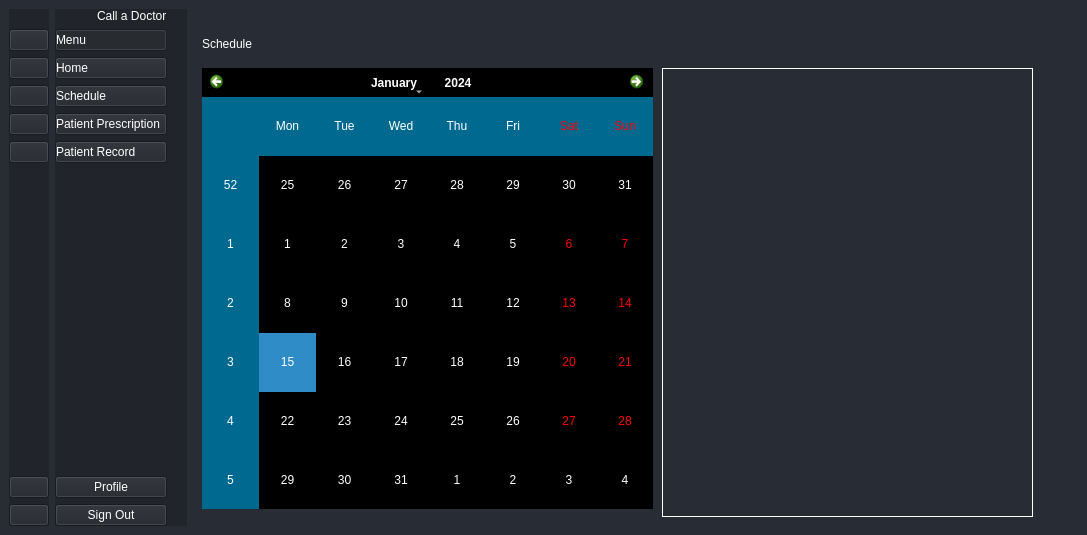
<?xml version="1.0" encoding="UTF-8"?>
<ui version="4.0">
 <class>MainWindow</class>
 <widget class="QMainWindow" name="MainWindow">
  <property name="geometry">
   <rect>
    <x>0</x>
    <y>0</y>
    <width>1087</width>
    <height>535</height>
   </rect>
  </property>
  <property name="windowTitle">
   <string>MainWindow</string>
  </property>
  <property name="styleSheet">
   <string notr="true">background-color: rgb(40, 44, 52);</string>
  </property>
  <widget class="QWidget" name="centralwidget">
   <layout class="QGridLayout" name="gridLayout">
    <item row="0" column="0">
     <widget class="QWidget" name="Menu" native="true">
      <property name="styleSheet">
       <string notr="true">background-color: rgb(33, 37, 43);</string>
      </property>
      <layout class="QVBoxLayout" name="verticalLayout_6">
       <property name="leftMargin">
        <number>0</number>
       </property>
       <property name="topMargin">
        <number>0</number>
       </property>
       <property name="rightMargin">
        <number>0</number>
       </property>
       <property name="bottomMargin">
        <number>0</number>
       </property>
       <item>
        <layout class="QHBoxLayout" name="horizontalLayout_2">
         <item>
          <widget class="QLabel" name="label">
           <property name="text">
            <string/>
           </property>
           <property name="pixmap">
            <pixmap resource="resources.qrc">:/images/images/images/doctor.png</pixmap>
           </property>
          </widget>
         </item>
        </layout>
       </item>
       <item>
        <layout class="QVBoxLayout" name="verticalLayout">
         <item>
          <widget class="QPushButton" name="menu_btn_1">
           <property name="cursor">
            <cursorShape>PointingHandCursor</cursorShape>
           </property>
           <property name="styleSheet">
            <string notr="true">image: url(:/icons/images/icons/cil-menu.png);</string>
           </property>
           <property name="text">
            <string/>
           </property>
           <property name="checkable">
            <bool>true</bool>
           </property>
           <property name="checked">
            <bool>false</bool>
           </property>
           <property name="autoExclusive">
            <bool>true</bool>
           </property>
          </widget>
         </item>
         <item>
          <widget class="QPushButton" name="home_btn_1">
           <property name="cursor">
            <cursorShape>PointingHandCursor</cursorShape>
           </property>
           <property name="styleSheet">
            <string notr="true">image: url(:/icons/images/icons/cil-home.png);</string>
           </property>
           <property name="text">
            <string/>
           </property>
           <property name="checkable">
            <bool>true</bool>
           </property>
          </widget>
         </item>
         <item>
          <widget class="QPushButton" name="schedule_btn_1">
           <property name="cursor">
            <cursorShape>PointingHandCursor</cursorShape>
           </property>
           <property name="styleSheet">
            <string notr="true">image: url(:/icons/images/icons/cil-calendar-check.png);</string>
           </property>
           <property name="text">
            <string/>
           </property>
           <property name="checkable">
            <bool>true</bool>
           </property>
          </widget>
         </item>
         <item>
          <widget class="QPushButton" name="patientPrescription_btn_1">
           <property name="cursor">
            <cursorShape>PointingHandCursor</cursorShape>
           </property>
           <property name="styleSheet">
            <string notr="true">image: url(:/icons/images/icons/cil-clipboard.png);</string>
           </property>
           <property name="text">
            <string/>
           </property>
           <property name="checkable">
            <bool>true</bool>
           </property>
          </widget>
         </item>
         <item>
          <widget class="QPushButton" name="patientRecord_btn_1">
           <property name="cursor">
            <cursorShape>PointingHandCursor</cursorShape>
           </property>
           <property name="styleSheet">
            <string notr="true">image: url(:/icons/images/icons/cil-magnifying-glass.png);</string>
           </property>
           <property name="text">
            <string/>
           </property>
           <property name="checkable">
            <bool>true</bool>
           </property>
          </widget>
         </item>
        </layout>
       </item>
       <item>
        <spacer name="verticalSpacer">
         <property name="orientation">
          <enum>Qt::Vertical</enum>
         </property>
         <property name="sizeHint" stdset="0">
          <size>
           <width>20</width>
           <height>249</height>
          </size>
         </property>
        </spacer>
       </item>
       <item>
        <layout class="QVBoxLayout" name="verticalLayout_4">
         <item>
          <widget class="QPushButton" name="profile_btn_1">
           <property name="cursor">
            <cursorShape>PointingHandCursor</cursorShape>
           </property>
           <property name="styleSheet">
            <string notr="true">image: url(:/icons/images/icons/cil-user.png);</string>
           </property>
           <property name="text">
            <string/>
           </property>
           <property name="checkable">
            <bool>true</bool>
           </property>
          </widget>
         </item>
         <item>
          <widget class="QPushButton" name="logout_btn_1">
           <property name="cursor">
            <cursorShape>PointingHandCursor</cursorShape>
           </property>
           <property name="styleSheet">
            <string notr="true">image: url(:/images/images/images/logout.png);</string>
           </property>
           <property name="text">
            <string/>
           </property>
           <property name="checkable">
            <bool>true</bool>
           </property>
          </widget>
         </item>
        </layout>
       </item>
      </layout>
     </widget>
    </item>
    <item row="0" column="1">
     <widget class="QWidget" name="Menu_extend" native="true">
      <property name="enabled">
       <bool>true</bool>
      </property>
      <property name="styleSheet">
       <string notr="true">background-color: rgb(33, 37, 43);</string>
      </property>
      <layout class="QVBoxLayout" name="verticalLayout_7">
       <property name="leftMargin">
        <number>0</number>
       </property>
       <property name="topMargin">
        <number>0</number>
       </property>
       <property name="rightMargin">
        <number>20</number>
       </property>
       <property name="bottomMargin">
        <number>0</number>
       </property>
       <item>
        <layout class="QHBoxLayout" name="horizontalLayout">
         <item>
          <widget class="QLabel" name="label_2">
           <property name="styleSheet">
            <string notr="true"/>
           </property>
           <property name="text">
            <string/>
           </property>
           <property name="pixmap">
            <pixmap resource="resources.qrc">:/images/images/images/doctor.png</pixmap>
           </property>
          </widget>
         </item>
         <item>
          <widget class="QLabel" name="label_3">
           <property name="styleSheet">
            <string notr="true">color: rgb(255, 255, 255);</string>
           </property>
           <property name="text">
            <string>Call a Doctor</string>
           </property>
          </widget>
         </item>
        </layout>
       </item>
       <item>
        <layout class="QVBoxLayout" name="verticalLayout_2">
         <item>
          <widget class="QPushButton" name="Menu_btn_2">
           <property name="cursor">
            <cursorShape>PointingHandCursor</cursorShape>
           </property>
           <property name="styleSheet">
            <string notr="true">color: rgb(255, 255, 255);
text-align: left;</string>
           </property>
           <property name="text">
            <string>Menu</string>
           </property>
           <property name="icon">
            <iconset resource="resources.qrc">
             <normaloff>:/icons/images/icons/cil-menu.png</normaloff>:/icons/images/icons/cil-menu.png</iconset>
           </property>
           <property name="checkable">
            <bool>true</bool>
           </property>
           <property name="checked">
            <bool>true</bool>
           </property>
           <property name="autoRepeat">
            <bool>false</bool>
           </property>
           <property name="autoExclusive">
            <bool>true</bool>
           </property>
          </widget>
         </item>
         <item>
          <widget class="QPushButton" name="home_btn_2">
           <property name="cursor">
            <cursorShape>PointingHandCursor</cursorShape>
           </property>
           <property name="styleSheet">
            <string notr="true">text-align: left;
color: rgb(255, 255, 255);</string>
           </property>
           <property name="text">
            <string>Home</string>
           </property>
           <property name="icon">
            <iconset resource="resources.qrc">
             <normaloff>:/icons/images/icons/cil-home.png</normaloff>:/icons/images/icons/cil-home.png</iconset>
           </property>
           <property name="checkable">
            <bool>true</bool>
           </property>
          </widget>
         </item>
         <item>
          <widget class="QPushButton" name="schedule_btn_2">
           <property name="cursor">
            <cursorShape>PointingHandCursor</cursorShape>
           </property>
           <property name="styleSheet">
            <string notr="true">text-align: left;
color: rgb(255, 255, 255);</string>
           </property>
           <property name="text">
            <string>Schedule</string>
           </property>
           <property name="icon">
            <iconset resource="resources.qrc">
             <normaloff>:/icons/images/icons/cil-calendar-check.png</normaloff>:/icons/images/icons/cil-calendar-check.png</iconset>
           </property>
           <property name="checkable">
            <bool>true</bool>
           </property>
          </widget>
         </item>
         <item>
          <widget class="QPushButton" name="patientPrescription_btn_2">
           <property name="cursor">
            <cursorShape>PointingHandCursor</cursorShape>
           </property>
           <property name="styleSheet">
            <string notr="true">text-align: left;
color: rgb(255, 255, 255);</string>
           </property>
           <property name="text">
            <string>Patient Prescription</string>
           </property>
           <property name="icon">
            <iconset resource="resources.qrc">
             <normaloff>:/icons/images/icons/cil-clipboard.png</normaloff>:/icons/images/icons/cil-clipboard.png</iconset>
           </property>
           <property name="checkable">
            <bool>true</bool>
           </property>
          </widget>
         </item>
         <item>
          <widget class="QPushButton" name="patientRecord_btn_2">
           <property name="cursor">
            <cursorShape>PointingHandCursor</cursorShape>
           </property>
           <property name="styleSheet">
            <string notr="true">text-align: left;
color: rgb(255, 255, 255);</string>
           </property>
           <property name="text">
            <string>Patient Record</string>
           </property>
           <property name="icon">
            <iconset resource="resources.qrc">
             <normaloff>:/icons/images/icons/cil-magnifying-glass.png</normaloff>:/icons/images/icons/cil-magnifying-glass.png</iconset>
           </property>
           <property name="checkable">
            <bool>true</bool>
           </property>
          </widget>
         </item>
        </layout>
       </item>
       <item>
        <spacer name="verticalSpacer_2">
         <property name="orientation">
          <enum>Qt::Vertical</enum>
         </property>
         <property name="sizeHint" stdset="0">
          <size>
           <width>20</width>
           <height>249</height>
          </size>
         </property>
        </spacer>
       </item>
       <item>
        <layout class="QVBoxLayout" name="verticalLayout_5">
         <item>
          <widget class="QPushButton" name="profile_btn_2">
           <property name="cursor">
            <cursorShape>PointingHandCursor</cursorShape>
           </property>
           <property name="styleSheet">
            <string notr="true">color: rgb(255, 255, 255);</string>
           </property>
           <property name="text">
            <string>Profile</string>
           </property>
           <property name="icon">
            <iconset resource="resources.qrc">
             <normaloff>:/icons/images/icons/cil-user.png</normaloff>:/icons/images/icons/cil-user.png</iconset>
           </property>
           <property name="checkable">
            <bool>true</bool>
           </property>
          </widget>
         </item>
         <item>
          <widget class="QPushButton" name="logout_btn_2">
           <property name="cursor">
            <cursorShape>PointingHandCursor</cursorShape>
           </property>
           <property name="styleSheet">
            <string notr="true">color: rgb(255, 255, 255);</string>
           </property>
           <property name="text">
            <string>Sign Out</string>
           </property>
           <property name="icon">
            <iconset resource="resources.qrc">
             <normaloff>:/images/images/images/logout.png</normaloff>:/images/images/images/logout.png</iconset>
           </property>
           <property name="checkable">
            <bool>true</bool>
           </property>
          </widget>
         </item>
        </layout>
       </item>
      </layout>
     </widget>
    </item>
    <item row="0" column="2">
     <widget class="QWidget" name="widget" native="true">
      <layout class="QVBoxLayout" name="verticalLayout_8">
       <item>
        <widget class="QStackedWidget" name="stackedWidget">
         <property name="currentIndex">
          <number>2</number>
         </property>
         <widget class="QWidget" name="home_page">
          <widget class="QLabel" name="label_username">
           <property name="geometry">
            <rect>
             <x>0</x>
             <y>9</y>
             <width>751</width>
             <height>31</height>
            </rect>
           </property>
           <property name="styleSheet">
            <string notr="true">color: rgb(255, 255, 255);</string>
           </property>
           <property name="text">
            <string>Username</string>
           </property>
          </widget>
          <widget class="QLabel" name="label_clinicName">
           <property name="geometry">
            <rect>
             <x>0</x>
             <y>50</y>
             <width>751</width>
             <height>51</height>
            </rect>
           </property>
           <property name="styleSheet">
            <string notr="true">color: rgb(255, 255, 255);</string>
           </property>
           <property name="text">
            <string>Clinic name</string>
           </property>
          </widget>
          <widget class="QLabel" name="label_todaySchedule">
           <property name="geometry">
            <rect>
             <x>0</x>
             <y>120</y>
             <width>381</width>
             <height>41</height>
            </rect>
           </property>
           <property name="styleSheet">
            <string notr="true">color: rgb(255, 255, 255);</string>
           </property>
           <property name="text">
            <string>Today Schedule</string>
           </property>
          </widget>
          <widget class="QTableWidget" name="table_todaySchedule">
           <property name="geometry">
            <rect>
             <x>0</x>
             <y>170</y>
             <width>381</width>
             <height>321</height>
            </rect>
           </property>
           <property name="styleSheet">
            <string notr="true">border: 1px solid rgb(255, 255, 255);</string>
           </property>
          </widget>
          <widget class="QLabel" name="label_requestApproval">
           <property name="geometry">
            <rect>
             <x>400</x>
             <y>120</y>
             <width>341</width>
             <height>41</height>
            </rect>
           </property>
           <property name="styleSheet">
            <string notr="true">color: rgb(255, 255, 255);</string>
           </property>
           <property name="text">
            <string>Request approval</string>
           </property>
          </widget>
          <widget class="QTableWidget" name="list_approval">
           <property name="geometry">
            <rect>
             <x>400</x>
             <y>170</y>
             <width>341</width>
             <height>321</height>
            </rect>
           </property>
           <property name="styleSheet">
            <string notr="true">border: 1px solid rgb(255, 255, 255);</string>
           </property>
          </widget>
          <widget class="QPushButton" name="approve_btn">
           <property name="geometry">
            <rect>
             <x>750</x>
             <y>460</y>
             <width>91</width>
             <height>31</height>
            </rect>
           </property>
           <property name="styleSheet">
            <string notr="true">background-color:rgb(0, 105, 143);
color:rgb(248, 255, 255);
font: Bold;</string>
           </property>
           <property name="text">
            <string>Approve</string>
           </property>
          </widget>
          <widget class="QPushButton" name="reject_btn">
           <property name="geometry">
            <rect>
             <x>750</x>
             <y>420</y>
             <width>91</width>
             <height>31</height>
            </rect>
           </property>
           <property name="styleSheet">
            <string notr="true">background-color:rgb(234, 9, 9);
color:rgb(248, 255, 255);
font: Bold;</string>
           </property>
           <property name="text">
            <string>Reject</string>
           </property>
          </widget>
         </widget>
         <widget class="QWidget" name="profile_page">
          <widget class="QLabel" name="label_profile">
           <property name="geometry">
            <rect>
             <x>0</x>
             <y>10</y>
             <width>751</width>
             <height>31</height>
            </rect>
           </property>
           <property name="styleSheet">
            <string notr="true">color: rgb(255, 255, 255);</string>
           </property>
           <property name="text">
            <string>Profile</string>
           </property>
          </widget>
          <widget class="QLabel" name="label_username_2">
           <property name="geometry">
            <rect>
             <x>0</x>
             <y>50</y>
             <width>750</width>
             <height>50</height>
            </rect>
           </property>
           <property name="styleSheet">
            <string notr="true">color: rgb(255, 255, 255);</string>
           </property>
           <property name="text">
            <string>Username:</string>
           </property>
          </widget>
          <widget class="QLabel" name="label_clinicName_2">
           <property name="geometry">
            <rect>
             <x>0</x>
             <y>110</y>
             <width>750</width>
             <height>50</height>
            </rect>
           </property>
           <property name="styleSheet">
            <string notr="true">color: rgb(255, 255, 255);</string>
           </property>
           <property name="text">
            <string>Clinic name:</string>
           </property>
          </widget>
          <widget class="QLabel" name="label_address">
           <property name="geometry">
            <rect>
             <x>0</x>
             <y>180</y>
             <width>750</width>
             <height>50</height>
            </rect>
           </property>
           <property name="styleSheet">
            <string notr="true">color: rgb(255, 255, 255);</string>
           </property>
           <property name="text">
            <string>Address:</string>
           </property>
          </widget>
          <widget class="QLabel" name="label_email">
           <property name="geometry">
            <rect>
             <x>0</x>
             <y>340</y>
             <width>750</width>
             <height>50</height>
            </rect>
           </property>
           <property name="styleSheet">
            <string notr="true">color: rgb(255, 255, 255);</string>
           </property>
           <property name="text">
            <string>Email:</string>
           </property>
          </widget>
          <widget class="QLabel" name="label_email_2">
           <property name="geometry">
            <rect>
             <x>0</x>
             <y>260</y>
             <width>750</width>
             <height>50</height>
            </rect>
           </property>
           <property name="styleSheet">
            <string notr="true">color: rgb(255, 255, 255);</string>
           </property>
           <property name="text">
            <string>Phone Number:</string>
           </property>
          </widget>
          <widget class="QLabel" name="label_email_fill">
           <property name="geometry">
            <rect>
             <x>190</x>
             <y>340</y>
             <width>571</width>
             <height>44</height>
            </rect>
           </property>
           <property name="styleSheet">
            <string notr="true">color: rgb(255, 255, 255);</string>
           </property>
           <property name="text">
            <string>TextLabel</string>
           </property>
          </widget>
          <widget class="QLabel" name="label_phoneNumber_fill">
           <property name="geometry">
            <rect>
             <x>190</x>
             <y>260</y>
             <width>571</width>
             <height>44</height>
            </rect>
           </property>
           <property name="styleSheet">
            <string notr="true">color: rgb(255, 255, 255);</string>
           </property>
           <property name="text">
            <string>TextLabel</string>
           </property>
          </widget>
          <widget class="QLabel" name="label_address_fill">
           <property name="geometry">
            <rect>
             <x>190</x>
             <y>180</y>
             <width>571</width>
             <height>44</height>
            </rect>
           </property>
           <property name="styleSheet">
            <string notr="true">color: rgb(255, 255, 255);</string>
           </property>
           <property name="text">
            <string>TextLabel</string>
           </property>
          </widget>
          <widget class="QLabel" name="label_clinicName_fill">
           <property name="geometry">
            <rect>
             <x>190</x>
             <y>120</y>
             <width>571</width>
             <height>44</height>
            </rect>
           </property>
           <property name="styleSheet">
            <string notr="true">color: rgb(255, 255, 255);</string>
           </property>
           <property name="text">
            <string>TextLabel</string>
           </property>
          </widget>
          <widget class="QLabel" name="label_username_fill">
           <property name="geometry">
            <rect>
             <x>190</x>
             <y>50</y>
             <width>571</width>
             <height>44</height>
            </rect>
           </property>
           <property name="styleSheet">
            <string notr="true">color: rgb(255, 255, 255);</string>
           </property>
           <property name="text">
            <string>TextLabel</string>
           </property>
          </widget>
         </widget>
         <widget class="QWidget" name="schedule_page">
          <widget class="QLabel" name="label_schedule">
           <property name="geometry">
            <rect>
             <x>0</x>
             <y>10</y>
             <width>751</width>
             <height>31</height>
            </rect>
           </property>
           <property name="styleSheet">
            <string notr="true">color: rgb(255, 255, 255);</string>
           </property>
           <property name="text">
            <string>Schedule</string>
           </property>
          </widget>
          <widget class="QTableWidget" name="tableWidget_schedule">
           <property name="geometry">
            <rect>
             <x>460</x>
             <y>50</y>
             <width>371</width>
             <height>449</height>
            </rect>
           </property>
           <property name="styleSheet">
            <string notr="true">color: rgb(255, 255, 255);
border: 1px solid rgb(255, 255, 255)</string>
           </property>
          </widget>
          <widget class="QCalendarWidget" name="calendar_schedule">
           <property name="geometry">
            <rect>
             <x>0</x>
             <y>50</y>
             <width>451</width>
             <height>441</height>
            </rect>
           </property>
           <property name="styleSheet">
            <string notr="true">#calendar_schedule QWidget {
    alternate-background-color: rgb(0, 105, 143);
	font: rgb(255, 255, 255);
	color: rgb(255, 255, 255);
	background-color: rgb(0, 0, 0);
}

#calendar_schedule_body{
	font:rgb(255, 255, 255);
}

#qt_calendar_button {
    qproperty-icon: none;
    border: none;
}

#qt_calendar_prevmonth {
    margin-left: 5px;
    qproperty-icon: url(:/images/images/images/7etpgol5vni7a29jfbecupgimi.png);
}

#qt_calendar_nextmonth {
    margin-right: 5px;
    qproperty-icon: url(:/images/images/images/a99rnbdjdo7qbirto4a5ivqhr3.png);
}

#qt_calendar_prevmonth:pressed,
#qt_calendar_nextmonth:pressed{
	background-color:rgb(255, 255, 255)
}

#qt_calendar_yearbutton {
margin: 5px;
padding:0 10px;
}</string>
           </property>
          </widget>
         </widget>
         <widget class="QWidget" name="patientRecord_page">
          <widget class="QLabel" name="label_patientRecord">
           <property name="geometry">
            <rect>
             <x>0</x>
             <y>10</y>
             <width>751</width>
             <height>41</height>
            </rect>
           </property>
           <property name="styleSheet">
            <string notr="true">color: rgb(255, 255, 255);</string>
           </property>
           <property name="text">
            <string>Patient Record</string>
           </property>
          </widget>
          <widget class="QTableWidget" name="list_patientRecord">
           <property name="geometry">
            <rect>
             <x>0</x>
             <y>130</y>
             <width>411</width>
             <height>331</height>
            </rect>
           </property>
           <property name="styleSheet">
            <string notr="true">border: 1px solid rgb(255, 255, 255);
color: rgb(255, 255, 255);</string>
           </property>
          </widget>
          <widget class="QLineEdit" name="lineEdit_patientName_2">
           <property name="geometry">
            <rect>
             <x>0</x>
             <y>60</y>
             <width>831</width>
             <height>31</height>
            </rect>
           </property>
           <property name="styleSheet">
            <string notr="true">border: 1px solid rgb(255, 255, 255);
color: rgb(255, 255, 255);</string>
           </property>
           <property name="inputMask">
            <string/>
           </property>
           <property name="placeholderText">
            <string>Patient Name</string>
           </property>
          </widget>
          <widget class="QPlainTextEdit" name="plainTextEdit_diagnosis">
           <property name="geometry">
            <rect>
             <x>420</x>
             <y>130</y>
             <width>411</width>
             <height>141</height>
            </rect>
           </property>
           <property name="styleSheet">
            <string notr="true">border: 1px solid rgb(255, 255, 255);
color: rgb(255, 255, 255);</string>
           </property>
          </widget>
          <widget class="QPlainTextEdit" name="plainTextEdit_prescription">
           <property name="geometry">
            <rect>
             <x>420</x>
             <y>310</y>
             <width>411</width>
             <height>188</height>
            </rect>
           </property>
           <property name="styleSheet">
            <string notr="true">border: 1px solid rgb(255, 255, 255);
color: rgb(255, 255, 255);</string>
           </property>
          </widget>
          <widget class="QLabel" name="label_diagnosis">
           <property name="geometry">
            <rect>
             <x>420</x>
             <y>100</y>
             <width>331</width>
             <height>21</height>
            </rect>
           </property>
           <property name="styleSheet">
            <string notr="true">color: rgb(255, 255, 255);</string>
           </property>
           <property name="text">
            <string>Diagnosis</string>
           </property>
          </widget>
          <widget class="QLabel" name="label_prescription">
           <property name="geometry">
            <rect>
             <x>420</x>
             <y>280</y>
             <width>331</width>
             <height>21</height>
            </rect>
           </property>
           <property name="styleSheet">
            <string notr="true">color: rgb(255, 255, 255);</string>
           </property>
           <property name="text">
            <string>Prescription</string>
           </property>
          </widget>
          <widget class="QPushButton" name="search_btn">
           <property name="geometry">
            <rect>
             <x>755</x>
             <y>64</y>
             <width>71</width>
             <height>24</height>
            </rect>
           </property>
           <property name="cursor">
            <cursorShape>PointingHandCursor</cursorShape>
           </property>
           <property name="styleSheet">
            <string notr="true">background-color:rgb(0, 105, 143);
color:rgb(248, 255, 255);</string>
           </property>
           <property name="text">
            <string>SEARCH</string>
           </property>
          </widget>
          <widget class="QPushButton" name="select_btn">
           <property name="geometry">
            <rect>
             <x>310</x>
             <y>470</y>
             <width>101</width>
             <height>31</height>
            </rect>
           </property>
           <property name="styleSheet">
            <string notr="true">background-color:rgb(0, 105, 143);
color:rgb(248, 255, 255);</string>
           </property>
           <property name="text">
            <string>SELECT</string>
           </property>
          </widget>
         </widget>
         <widget class="QWidget" name="patientPrescription_page">
          <widget class="QLabel" name="label_patientPrescription">
           <property name="geometry">
            <rect>
             <x>0</x>
             <y>10</y>
             <width>751</width>
             <height>41</height>
            </rect>
           </property>
           <property name="styleSheet">
            <string notr="true">color: rgb(255, 255, 255);</string>
           </property>
           <property name="text">
            <string>Patient Prescription</string>
           </property>
          </widget>
          <widget class="QLineEdit" name="lineEdit_patientName">
           <property name="geometry">
            <rect>
             <x>0</x>
             <y>60</y>
             <width>751</width>
             <height>51</height>
            </rect>
           </property>
           <property name="styleSheet">
            <string notr="true">border: 1px solid rgb(255, 255, 255);
color: rgb(255, 255, 255);</string>
           </property>
           <property name="placeholderText">
            <string>Patient Name</string>
           </property>
          </widget>
          <widget class="QLineEdit" name="lineEdit_diagnosis">
           <property name="geometry">
            <rect>
             <x>0</x>
             <y>130</y>
             <width>751</width>
             <height>131</height>
            </rect>
           </property>
           <property name="styleSheet">
            <string notr="true">border: 1px solid rgb(255, 255, 255);
color: rgb(255, 255, 255);</string>
           </property>
           <property name="placeholderText">
            <string>Diagnosis</string>
           </property>
          </widget>
          <widget class="QLineEdit" name="lineEdit_prescription">
           <property name="geometry">
            <rect>
             <x>0</x>
             <y>280</y>
             <width>751</width>
             <height>181</height>
            </rect>
           </property>
           <property name="styleSheet">
            <string notr="true">border: 1px solid rgb(255, 255, 255);
color: rgb(255, 255, 255);</string>
           </property>
           <property name="placeholderText">
            <string>Prescription</string>
           </property>
          </widget>
          <widget class="QPushButton" name="btn_save">
           <property name="geometry">
            <rect>
             <x>630</x>
             <y>470</y>
             <width>121</width>
             <height>31</height>
            </rect>
           </property>
           <property name="styleSheet">
            <string notr="true">background-color:rgb(0, 105, 143);
color:rgb(248, 255, 255);</string>
           </property>
           <property name="text">
            <string>Save</string>
           </property>
          </widget>
         </widget>
        </widget>
       </item>
      </layout>
     </widget>
    </item>
   </layout>
  </widget>
 </widget>
 <resources>
  <include location="resources.qrc"/>
 </resources>
 <connections>
  <connection>
   <sender>home_btn_1</sender>
   <signal>toggled(bool)</signal>
   <receiver>home_btn_2</receiver>
   <slot>setChecked(bool)</slot>
   <hints>
    <hint type="sourcelabel">
     <x>40</x>
     <y>106</y>
    </hint>
    <hint type="destinationlabel">
     <x>97</x>
     <y>107</y>
    </hint>
   </hints>
  </connection>
  <connection>
   <sender>home_btn_2</sender>
   <signal>toggled(bool)</signal>
   <receiver>home_btn_1</receiver>
   <slot>setChecked(bool)</slot>
   <hints>
    <hint type="sourcelabel">
     <x>101</x>
     <y>104</y>
    </hint>
    <hint type="destinationlabel">
     <x>31</x>
     <y>105</y>
    </hint>
   </hints>
  </connection>
  <connection>
   <sender>schedule_btn_2</sender>
   <signal>toggled(bool)</signal>
   <receiver>schedule_btn_1</receiver>
   <slot>setChecked(bool)</slot>
   <hints>
    <hint type="sourcelabel">
     <x>96</x>
     <y>135</y>
    </hint>
    <hint type="destinationlabel">
     <x>26</x>
     <y>137</y>
    </hint>
   </hints>
  </connection>
  <connection>
   <sender>schedule_btn_1</sender>
   <signal>toggled(bool)</signal>
   <receiver>schedule_btn_2</receiver>
   <slot>setChecked(bool)</slot>
   <hints>
    <hint type="sourcelabel">
     <x>32</x>
     <y>131</y>
    </hint>
    <hint type="destinationlabel">
     <x>124</x>
     <y>139</y>
    </hint>
   </hints>
  </connection>
  <connection>
   <sender>patientPrescription_btn_2</sender>
   <signal>toggled(bool)</signal>
   <receiver>patientPrescription_btn_1</receiver>
   <slot>setChecked(bool)</slot>
   <hints>
    <hint type="sourcelabel">
     <x>125</x>
     <y>163</y>
    </hint>
    <hint type="destinationlabel">
     <x>28</x>
     <y>167</y>
    </hint>
   </hints>
  </connection>
  <connection>
   <sender>patientPrescription_btn_1</sender>
   <signal>toggled(bool)</signal>
   <receiver>patientPrescription_btn_2</receiver>
   <slot>setChecked(bool)</slot>
   <hints>
    <hint type="sourcelabel">
     <x>23</x>
     <y>163</y>
    </hint>
    <hint type="destinationlabel">
     <x>157</x>
     <y>162</y>
    </hint>
   </hints>
  </connection>
  <connection>
   <sender>patientRecord_btn_1</sender>
   <signal>toggled(bool)</signal>
   <receiver>patientRecord_btn_2</receiver>
   <slot>setChecked(bool)</slot>
   <hints>
    <hint type="sourcelabel">
     <x>32</x>
     <y>191</y>
    </hint>
    <hint type="destinationlabel">
     <x>129</x>
     <y>195</y>
    </hint>
   </hints>
  </connection>
  <connection>
   <sender>patientRecord_btn_2</sender>
   <signal>toggled(bool)</signal>
   <receiver>patientRecord_btn_1</receiver>
   <slot>setChecked(bool)</slot>
   <hints>
    <hint type="sourcelabel">
     <x>137</x>
     <y>193</y>
    </hint>
    <hint type="destinationlabel">
     <x>30</x>
     <y>195</y>
    </hint>
   </hints>
  </connection>
  <connection>
   <sender>profile_btn_1</sender>
   <signal>toggled(bool)</signal>
   <receiver>profile_btn_2</receiver>
   <slot>setChecked(bool)</slot>
   <hints>
    <hint type="sourcelabel">
     <x>37</x>
     <y>485</y>
    </hint>
    <hint type="destinationlabel">
     <x>148</x>
     <y>485</y>
    </hint>
   </hints>
  </connection>
  <connection>
   <sender>profile_btn_2</sender>
   <signal>toggled(bool)</signal>
   <receiver>profile_btn_1</receiver>
   <slot>setChecked(bool)</slot>
   <hints>
    <hint type="sourcelabel">
     <x>140</x>
     <y>482</y>
    </hint>
    <hint type="destinationlabel">
     <x>33</x>
     <y>483</y>
    </hint>
   </hints>
  </connection>
  <connection>
   <sender>logout_btn_2</sender>
   <signal>toggled(bool)</signal>
   <receiver>logout_btn_1</receiver>
   <slot>setChecked(bool)</slot>
   <hints>
    <hint type="sourcelabel">
     <x>125</x>
     <y>513</y>
    </hint>
    <hint type="destinationlabel">
     <x>40</x>
     <y>516</y>
    </hint>
   </hints>
  </connection>
  <connection>
   <sender>logout_btn_1</sender>
   <signal>toggled(bool)</signal>
   <receiver>logout_btn_2</receiver>
   <slot>setChecked(bool)</slot>
   <hints>
    <hint type="sourcelabel">
     <x>34</x>
     <y>514</y>
    </hint>
    <hint type="destinationlabel">
     <x>145</x>
     <y>516</y>
    </hint>
   </hints>
  </connection>
  <connection>
   <sender>Menu_btn_2</sender>
   <signal>toggled(bool)</signal>
   <receiver>Menu</receiver>
   <slot>setVisible(bool)</slot>
   <hints>
    <hint type="sourcelabel">
     <x>180</x>
     <y>69</y>
    </hint>
    <hint type="destinationlabel">
     <x>41</x>
     <y>311</y>
    </hint>
   </hints>
  </connection>
  <connection>
   <sender>Menu_btn_2</sender>
   <signal>toggled(bool)</signal>
   <receiver>Menu_extend</receiver>
   <slot>setHidden(bool)</slot>
   <hints>
    <hint type="sourcelabel">
     <x>161</x>
     <y>77</y>
    </hint>
    <hint type="destinationlabel">
     <x>170</x>
     <y>317</y>
    </hint>
   </hints>
  </connection>
  <connection>
   <sender>Menu_btn_2</sender>
   <signal>toggled(bool)</signal>
   <receiver>menu_btn_1</receiver>
   <slot>setChecked(bool)</slot>
   <hints>
    <hint type="sourcelabel">
     <x>113</x>
     <y>72</y>
    </hint>
    <hint type="destinationlabel">
     <x>43</x>
     <y>77</y>
    </hint>
   </hints>
  </connection>
  <connection>
   <sender>menu_btn_1</sender>
   <signal>toggled(bool)</signal>
   <receiver>Menu_extend</receiver>
   <slot>setVisible(bool)</slot>
   <hints>
    <hint type="sourcelabel">
     <x>31</x>
     <y>73</y>
    </hint>
    <hint type="destinationlabel">
     <x>107</x>
     <y>278</y>
    </hint>
   </hints>
  </connection>
  <connection>
   <sender>menu_btn_1</sender>
   <signal>toggled(bool)</signal>
   <receiver>Menu</receiver>
   <slot>setHidden(bool)</slot>
   <hints>
    <hint type="sourcelabel">
     <x>16</x>
     <y>75</y>
    </hint>
    <hint type="destinationlabel">
     <x>32</x>
     <y>283</y>
    </hint>
   </hints>
  </connection>
 </connections>
</ui>
